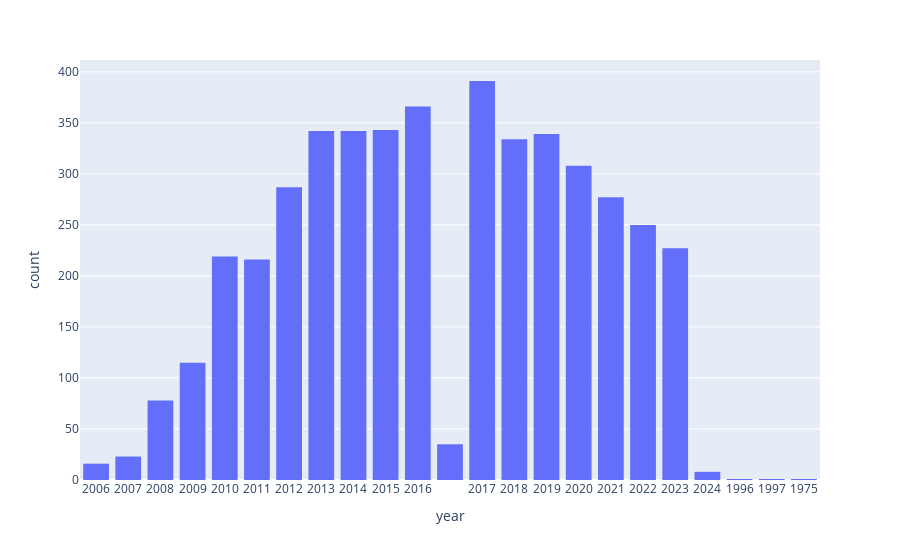

This figure's notebook cell:
### Code cell
# plot based on year
import plotly.express as px
fig = px.histogram(df_cure, x="year")
fig.show()

### Figure 1 — Plotly figure (JSON) as saved in the notebook; plotly's stock layout.template omitted (floating-point values rounded to 4 significant figures; data arrays with more than 128 entries replaced by an {"elided": "..."} marker saying what was removed)
{"data": [{"alignmentgroup": "True", "bingroup": "x", "hovertemplate": "year=%{x}<br>count=%{y}<extra></extra>", "legendgroup": "", "marker": {"color": "#636efa", "pattern": {"shape": ""}}, "name": "", "offsetgroup": "", "orientation": "v", "showlegend": false, "type": "histogram", "x": {"elided": "4519 str values"}, "xaxis": "x", "yaxis": "y"}], "layout": {"barmode": "relative", "legend": {"tracegroupgap": 0}, "margin": {"t": 60}, "xaxis": {"anchor": "y", "domain": [0, 1], "title": {"text": "year"}}, "yaxis": {"anchor": "x", "domain": [0, 1], "title": {"text": "count"}}}}
